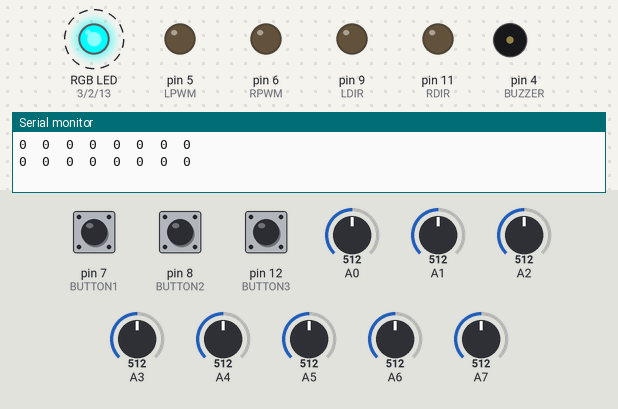
This sketch was run on a simulated Arduino Nano, built with avr-gcc and run on an emulated ATmega328P. Parts: an RGB LED mixed from three pins (HIGH = lit), output pins drawn as LEDs (lit = HIGH), buzzer (waves = sounding), the last lines printed to the serial monitor. Dashed ring = blinking. The test bench sets the inputs (shaded band); at power-on: A2 = 512, pin 7 (BUTTON1) HIGH, pin 8 (BUTTON2) HIGH, pin 12 (BUTTON3) HIGH, A0 = 512, A1 = 512, A3 = 512, A4 = 512, A5 = 512, A6 = 512, A7 = 512.

Above: at 0.35 s.
1.6 s: A2 set to 905
4.6 s: A2 set to 932
7.6 s: pin 7 (BUTTON1) pulled LOW for 0.15 s
At 8.8 s:
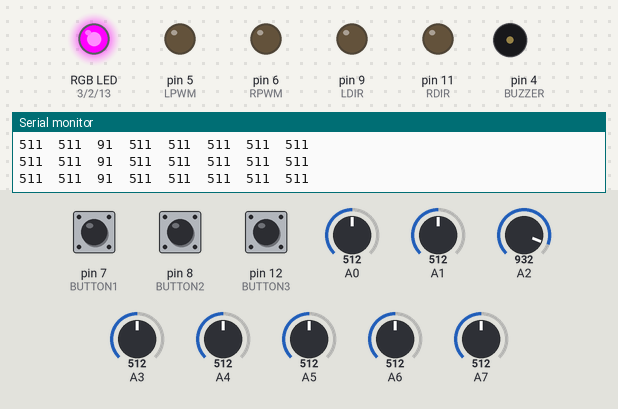
9.2 s: A2 set to 245
At 10.5 s:
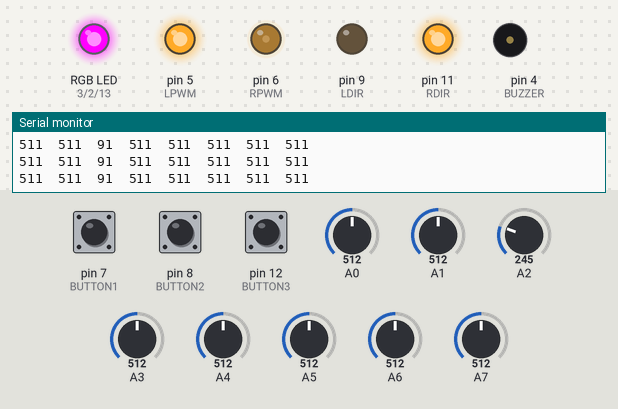
Timing chart, 0 to 11.7 s (numbered marks = the images above; inputs shaded):
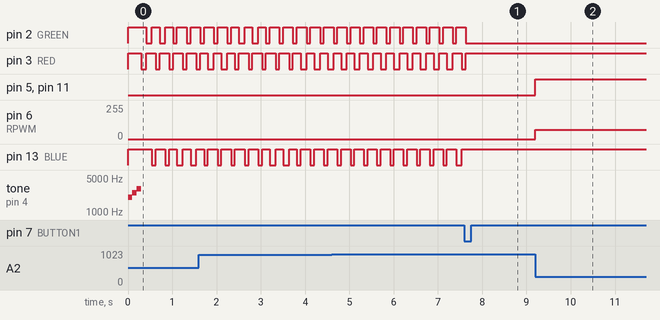

Measured:
- after the input at 7.6 s, pin 2 (GREEN): goes on until 7.6 s, then stays LOW; pin 3 (RED): goes on until 7.6 s, then stays HIGH; pin 13 (BLUE): stops changing and stays HIGH
- after the input at 9.2 s, pin 5 (LPWM), pin 11 (RDIR): LOW → HIGH at once; pin 6 (RPWM): 0/255 → 68/255 at once
- by itself, pin 2 (GREEN), pin 13 (BLUE): alternates HIGH for 0.21 s and LOW for 0.09 s
- by itself, pin 3 (RED): alternates HIGH for 0.17 s and LOW for 0.13 s

The sketch:

Do_line_toc_do_cao.ino
```cpp
#include <avr/interrupt.h>
#include <EEPROM.h>
#define RDIR 11     // chiều quay động cơ phải
#define LDIR 9      // chiều quay động cơ trái
#define LPWM 5      // tốc độ động cơ trái
#define RPWM 6      // tốc độ động cơ phải
#define BUTTON1 7   // nút nhấn 1
#define BUTTON2 8   // nút nhấn 2
#define BUTTON3 12  // nút nhấn 3
#define BUZZER 4    // chân điều khiển loa
#define RED 3       // Chân RED trên mạch
#define GREEN 2     // Chân GREEN trên mạch
#define BLUE 13     // Chân BLUE trên mạch
//---------------------------------------------------
int addr = 0;
volatile int lastPos;
volatile unsigned char isCalib = 0;
volatile int servoPwm;
volatile unsigned char sensor;
unsigned int sensorValue[8];
unsigned int sensorPID[8];
unsigned int black_value[8];
unsigned int white_value[8];
unsigned int compare_value[8];
int speed_run_forward;
int cnt = 0;
unsigned char pattern, start;
int line = 0;
int RememberLine = 0;
int kp;
int kd;
void setup() {


  //---------------PWM------------------------//
  pinMode(LDIR, OUTPUT);
  pinMode(RDIR, OUTPUT);
  pinMode(BUTTON1, INPUT_PULLUP);
  pinMode(BUTTON2, INPUT_PULLUP);
  pinMode(BUTTON3, INPUT_PULLUP);
  pinMode(RED, OUTPUT);
  pinMode(GREEN, OUTPUT);
  pinMode(BLUE, OUTPUT);
  digitalWrite(RDIR, LOW);
  digitalWrite(LDIR, LOW);
  digitalWrite(RED, 1);
  digitalWrite(GREEN, 1);
  digitalWrite(BLUE, 1);
  //-------------------------------------------------//
  //CÀI ĐẶT CÁC THÔNG SỐ BAN ĐẦU
  speed_run_forward = 120;  //bạn thay đổi tốc độ ở đây, tốc độ chạy max 255, min 10
  speed_run(0, 0);         // dừng 2 bánh
  pattern = 10;            // set trạng thái chạy
  start = 0;               // Trước khi chạy học màu lại, đưa cảm biến qua lại trên đường line rồi bấm SW1 để lưu
  readEeprom();
  Serial.begin(9600);
  //-------------------------------------------------//
  for (int i = 2000; i < 3500; i += 500) {
    tone(BUZZER, i, 100);
    delay(100);
  }
  timer_init();
  isCalib = 1;
  pinMode(BUZZER, OUTPUT);
  //-------------------------------------------------//
}
void timer_init() {
  // Timer/Counter 2 initialization
  ASSR = (0 << EXCLK) | (0 << AS2);
  TCCR2A = (0 << COM2A1) | (0 << COM2A0) | (0 << COM2B1) | (0 << COM2B0) | (0 << WGM21) | (0 << WGM20);
  TCCR2B = (0 << WGM22) | (1 << CS22) | (1 << CS21) | (1 << CS20);
  TCNT2 = 0xB2;
  OCR2A = 0x00;
  OCR2B = 0x00;
  // Timer/Counter 2 Interrupt(s) initialization
  TIMSK2 = (0 << OCIE2B) | (0 << OCIE2A) | (1 << TOIE2);
}
ISR(TIMER2_OVF_vect) {
  TCNT2 = 0xB2;
  read_sensor();
  cnt++;
}
void loop()  // vòng lặp, không dùng delay() trong này
{
  while (start == 0)  // nhấn nút để chạy
  {
    updateLine();                     // học màu, nhấn SW1 để lưu cảm biến
    if (digitalRead(BUTTON1) == 0) {  // Nhấn SW3 để chạy
      start = 1;                      // học màu xong va bắt đầu chạy
      isCalib = 0;
      cnt = 0;
      speed_run_forward = 120;
    }
    if (digitalRead(BUTTON2) == 0) {  // Nhấn SW3 để chạy
      start = 1;                      // học màu xong va bắt đầu chạy
      isCalib = 0;
      cnt = 0;
      speed_run_forward = 130;
    }
    if (digitalRead(BUTTON3) == 0) {  // Nhấn SW3 để chạy
      start = 1;                      // học màu xong va bắt đầu chạy
      isCalib = 0;
      cnt = 0;
      speed_run_forward = 0;
    }
  }

  switch (pattern) {  // đoạn mã trạng thái máy
    case 10:
      // if (cnt >= speed_run_forward) {  // KHởi động mềm
      //   pattern = 11;
      //   cnt = 0;
      //   break;
      // }
      if (cnt >= 100) {  // KHởi động mềm
        pattern = 11;
        cnt = 0;
        break;
      }
      runforwardline(130);
      break;
    case 11:
      if (sensorMask(0x81) == 0x81) {
        pattern = 100;
        break;
      }
      if (sensorMask(0x01) == 0x01) {
        RememberLine = 1;
        cnt = 0;
      } else if (sensorMask(0x80) == 0x80) {
        RememberLine = -1;
        cnt = 0;
      }
      if (cnt > 200) RememberLine = 0;
      if (sensor == 0x00) {
        if (RememberLine != 0) {
          pattern = 12;
        } else {
          speed_run(0, 0);
        //  pattern = 100;
        }
        break;
      } else runforwardline(speed_run_forward);
      break;
    case 12:
      if (RememberLine == 1) {
        speed_run(speed_run_forward, -40);
        pattern = 21;
        break;
      } else if (RememberLine == -1) {
        speed_run(-40, speed_run_forward);
        pattern = 31;
        break;
      } else {
        pattern = 11;
        break;
      }
    case 21:
      speed_run(speed_run_forward, -40);
      RGB(1);
      if (sensorMask(0x01) != 0) {
        speed_run(speed_run_forward, speed_run_forward / 2);
        pattern = 22;
      }
      break;
    case 22:
      speed_run(speed_run_forward, speed_run_forward / 2);
      RGB(1);
      if (sensorMask(0x18) != 0) {
        pattern = 11;
        // RememberLine = 0;
        // line = 0;
      }
      break;


    case 31:
      speed_run(-40, speed_run_forward);
      RGB(2);
      if (sensorMask(0x80) != 0) {
        speed_run(speed_run_forward / 2, speed_run_forward);
        pattern = 32;
      }
      break;
    case 32:
      speed_run(speed_run_forward / 2, speed_run_forward);
      RGB(2);
      if (sensorMask(0x18) != 0) {
        pattern = 11;
        // RememberLine = 0;
        // line = 0;
      }
      break;
    case 100:
      speed_run(0, 0);
      RGB(millis() / 100 % 3);
      break;
    default:
      pattern = 11;
      break;
  }
}
///////////////////////////////////////////////////////////////////////
void runforwardline(int tocdo)  // hàm chạy bám line
{
  switch (sensor) {
    case 0b00000000:
      speed_run(0, 0);
      break;
    case 0b00011000:
    case 0b00001000:
    case 0b00010000:
    case 0b00111000:
    case 0b00011100:
      kd = 12;
      RGB(0);
      line = 0;
      handleAndSpeed(servoPwm, tocdo + 10);
      break;
    case 0b00111100:
    case 0b00111110:
    case 0b01111110:
      kd = 12;
      RGB(4);
      line = 0;
      handleAndSpeed(servoPwm, tocdo);
      break;

      ///////////////////////////////////////////////////////////////////////
    case 0b00001100:
    case 0b00000100:
    case 0b00001110:
    case 0b00011110:
      kd = 12;
      line = 1;
      handleAndSpeed(servoPwm, tocdo);
      break;
    case 0b00000110:
    case 0b00000010:
    case 0b00000111:
      kd = 12;
      line = 2;
      handleAndSpeed(servoPwm, tocdo);
      break;
    case 0b00000011:
    case 0b00000001:
    case 0b00001111:
    case 0b00011111:
    case 0b00111111:
      kd = 12;
      line = 3;
      handleAndSpeed(servoPwm, tocdo);
      break;
      /////////////////////////////////////////////////////////////////////

    case 0b00110000:
    case 0b00100000:
    case 0b01110000:
    case 0b01111000:
      kd = 12;
      line = -1;
      handleAndSpeed(servoPwm, tocdo);
      break;
    case 0b01100000:
    case 0b01000000:
    case 0b11100000:
      kd = 12;
      line = -2;
      handleAndSpeed(servoPwm, tocdo);
      break;
    case 0b11000000:
    case 0b10000000:
    case 0b11110000:
    case 0b11111000:
    case 0b11111100:
      kd = 12;
      line = -3;
      handleAndSpeed(servoPwm, tocdo);
      break;

      /////////////////////////////////////////////////////////////////
    default:
      handleAndSpeed(0, 0);
      break;
  }
}
//--------------------------------------------------------------------------//
void updateLine() {
 // Serial.println(sensor, BIN);
  if (sensor == 0xff) beep(100);
  for (int i = 0; i < 8; i++) {
      Serial.print(sensorValue[i]);
      Serial.print("  ");
    if (black_value[i] == 0) black_value[i] = 1100;
    if (sensorValue[i] < black_value[i]) black_value[i] = sensorValue[i];
    if (sensorValue[i] > white_value[i]) white_value[i] = sensorValue[i];
    compare_value[i] = (black_value[i] + white_value[i]) / 2;
  }
   Serial.println();
  /*  if (digitalRead(BUTTON1) == 0) {
    for (int i = 0; i < 8; i++) {
      // compare_value[i] = (black_value[i] + white_value[i]) / 2;
      EEPROM.write(addr + i, compare_value[i] / 4);
    }
    digitalWrite(BUZZER, 1);
    delay(100);
    digitalWrite(BUZZER, 0);
  }*/
  RGB(millis() / 100 % 3);
}
void RGB(int color) {
  switch (color) {
    case 0:
      digitalWrite(RED, 0);
      digitalWrite(GREEN, 1);
      digitalWrite(BLUE, 1);
      break;
    case 1:
      digitalWrite(RED, 1);
      digitalWrite(GREEN, 0);
      digitalWrite(BLUE, 1);
      break;
    case 2:
      digitalWrite(RED, 1);
      digitalWrite(GREEN, 1);
      digitalWrite(BLUE, 0);
      break;
    default:
      digitalWrite(RED, 1);
      digitalWrite(GREEN, 1);
      digitalWrite(BLUE, 1);
      break;
  }
}
void readEeprom() {
  for (int i = 0; i < 8; i++) {
    compare_value[i] = EEPROM.read(i) * 4;
  }
}
//-------------------------------------------------------------------//

//---------------------------------------------------------------------------//
void handleAndSpeed(int angle, int speed1) {
  int speedLeft;
  int speedRight;
  if ((speed1 + angle) > 255) {
    speed1 = 255 - angle;
  }
  if ((speed1 - angle) > 255) {
    speed1 = 255 + angle;
  }
  speedLeft = speed1 + angle;
  speedRight = speed1 - angle;
  speed_run(speedLeft, speedRight);
}
//---------------------------------------------------------------------------//
void speed_run(int speedDC_left, int speedDC_right)  // hàm truyền vào tốc độ động cơ trái + phải
{

  if (speedDC_left < 0) {
    analogWrite(LPWM, 255 + speedDC_left);
    digitalWrite(LDIR, HIGH);
  } else if (speedDC_left >= 0) {
    speedDC_left = speedDC_left;
    analogWrite(LPWM, speedDC_left);
    digitalWrite(LDIR, LOW);
  }
  if (speedDC_right < 0) {
    analogWrite(RPWM, 255 + speedDC_right);
    digitalWrite(RDIR, HIGH);
  } else if (speedDC_right >= 0) {
    speedDC_right = speedDC_right;
    analogWrite(RPWM, speedDC_right);
    digitalWrite(RDIR, LOW);
  }
}
//-----------------------------------------------------------//
void read_sensor()  // hàm đọc cảm biến
{
  unsigned char temp = 0;
  unsigned int sum = 0;
  unsigned long avg = 0;
  int i, iP, iD;
  int iRet;
  sensorValue[0] = 1023 - analogRead(A0);
  sensorValue[1] = 1023 - analogRead(A1);
  sensorValue[2] = 1023 - analogRead(A2);
  sensorValue[3] = 1023 - analogRead(A3);
  sensorValue[4] = 1023 - analogRead(A4);
  sensorValue[5] = 1023 - analogRead(A5);
  sensorValue[6] = 1023 - analogRead(A6);
  sensorValue[7] = 1023 - analogRead(A7);
  for (int j = 0; j < 8; j++) {
    if (isCalib == 0) {
      if (sensorValue[j] < black_value[j])
        sensorValue[j] = black_value[j];
      if (sensorValue[j] > white_value[j])
        sensorValue[j] = white_value[j];
      sensorPID[j] = map(sensorValue[j], black_value[j], white_value[j], 0, 1000);
    }
    temp = temp << 1;
    if (sensorValue[j] > compare_value[j]) {
      temp |= 0x01;
    } else {
      temp &= 0xfe;
    }
    sensor = temp;
  }
  for (int j = 0; j < 8; j++) {
    avg += (long)(sensorPID[j]) * ((j)*1000);
    sum += sensorPID[j];
  }
  i = (int)((avg / sum) - 3500);
  kp = 1;
  //kd = 12;
  iP = kp * i;
  iD = kd * (lastPos - i);
  iRet = (iP - iD);
  if ((iRet < -4000)) {
    iRet = 0;
  }
  servoPwm = iRet / 30;//25
  lastPos = i;
}
void beep(int timer) {
  digitalWrite(BUZZER, 1);
  delay(timer);
  digitalWrite(BUZZER, 0);
}
unsigned char sensorMask(unsigned char mask) {
  return (sensor & mask);
}
int check90() {
  if (sensorMask(0x0f)) return 1;
  if (sensorMask(0xf0)) return -1;
}
```
